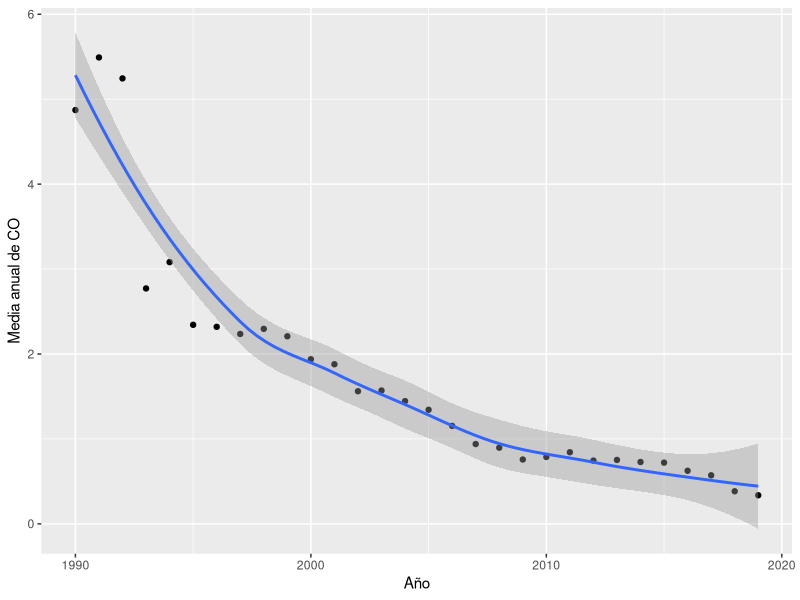
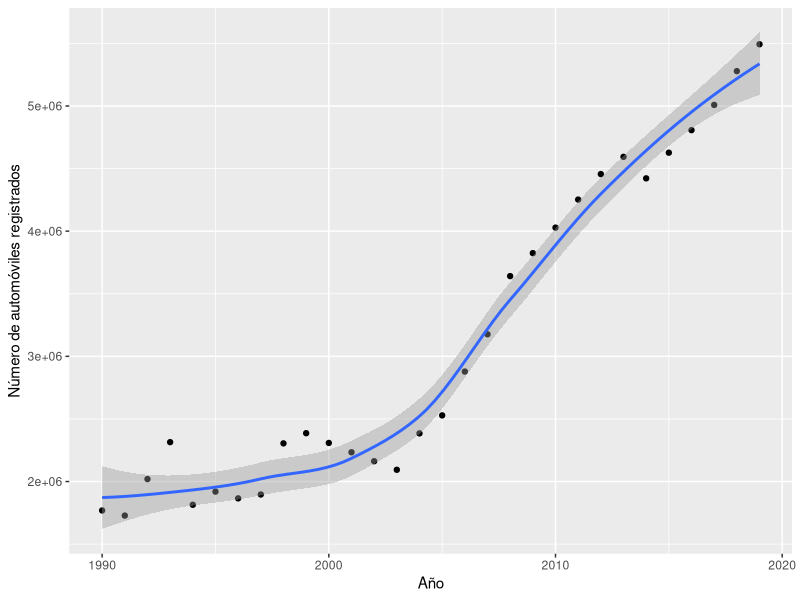
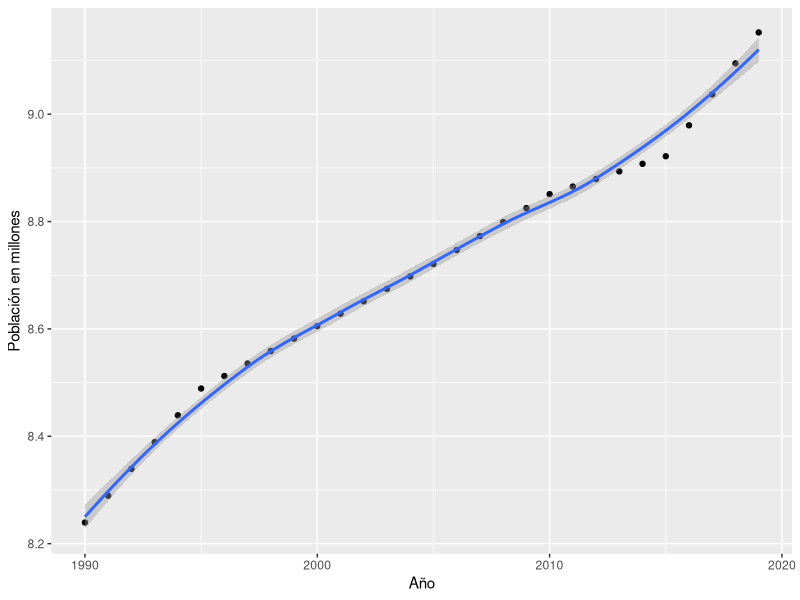
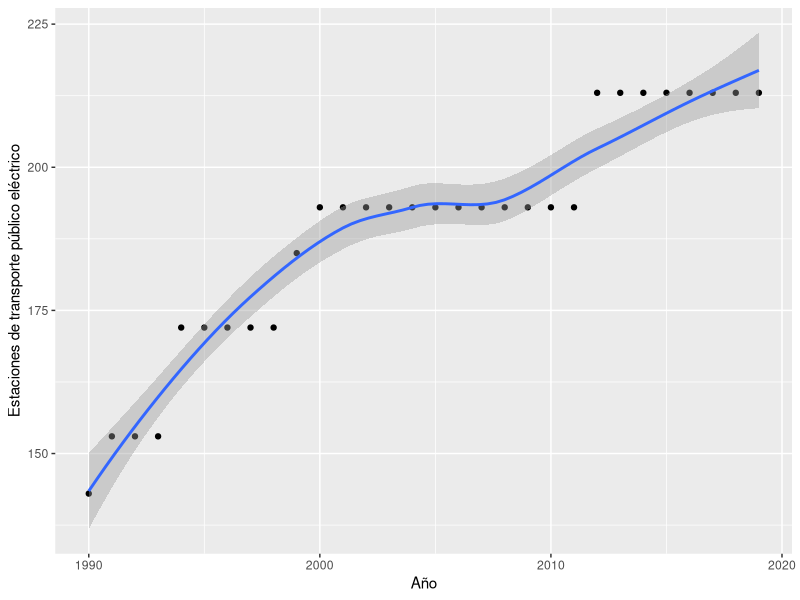
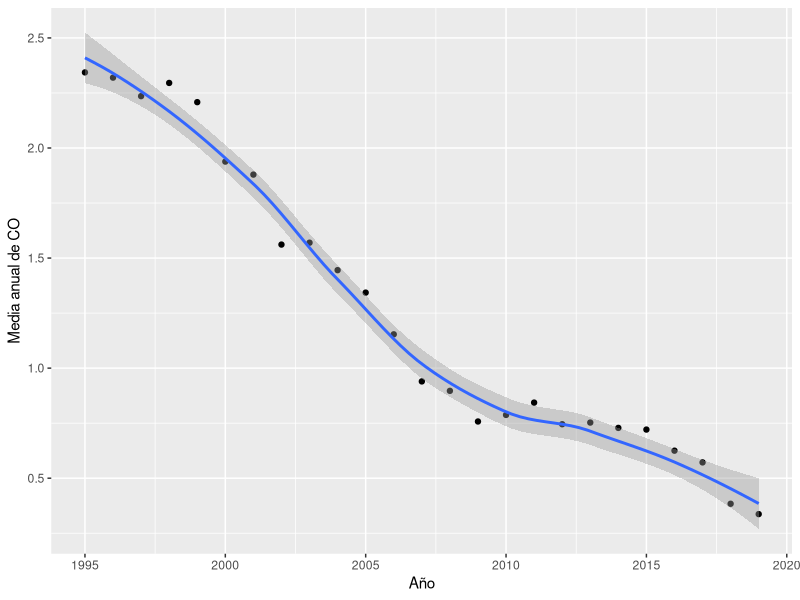

The R script that drew these images, in order:
## ---- chunk 1
library("ggplot2")
library("dplyr")
library("nlme")

info <- read.csv('procesados.csv')
info <- info[info['CONTAMINANTE'] == 'CO',]
info <- info[-nrow(info),] #eliminamos 2020
## ---- chunk 2
ggplot(data=info, mapping = aes(AÑO, MEAN_CONT)) +
    geom_point() +
    geom_smooth() + 
    labs(
        x = "Año", y = "Media anual de CO"
    )
## ---- chunk 3
ggplot(data=info, mapping = aes(AÑO, AUTOMOVILES)) +
    geom_point() +
    geom_smooth() + 
    labs(
        x = "Año", y = "Número de automóviles registrados"
    )
## ---- chunk 4
ggplot(data=info, mapping = aes(AÑO, POBLACION / 1e6)) +
    geom_point() +
    geom_smooth() + 
    labs(
        x = "Año", y = "Población en millones"
    )
## ---- chunk 5
ggplot(data=info, mapping = aes(AÑO,  EST_V)) +
    geom_point() +
    geom_smooth() + 
    labs(
        x = "Año", y = "Estaciones de transporte público eléctrico"
    )
## ---- chunk 6
info <- info |>
    dplyr::filter(AÑO > 1994)
## ---- chunk 7
ggplot(data=info, mapping = aes(AÑO, MEAN_CONT)) +
    geom_point() +
    geom_smooth() + 
    labs(
        x = "Año", y = "Media anual de CO"
    )
## ---- chunk 8
spec <- log(MEAN_CONT) ~ log(POBLACION) + log(EST_V) + log(AUTOMOVILES)
## ---- chunk 9
m_ols <- lm(spec, data=info)
summary(m_ols)
## ---- chunk 10
m_gls <- gls(spec, data=info)
summary(m_gls)
